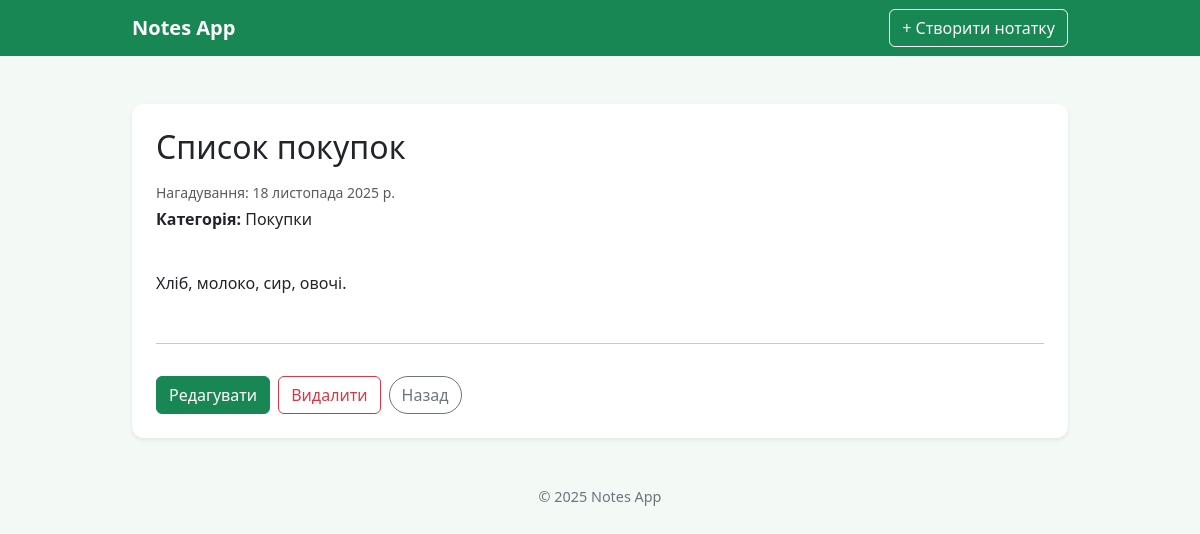
The page /2/ on the database as committed earlier.
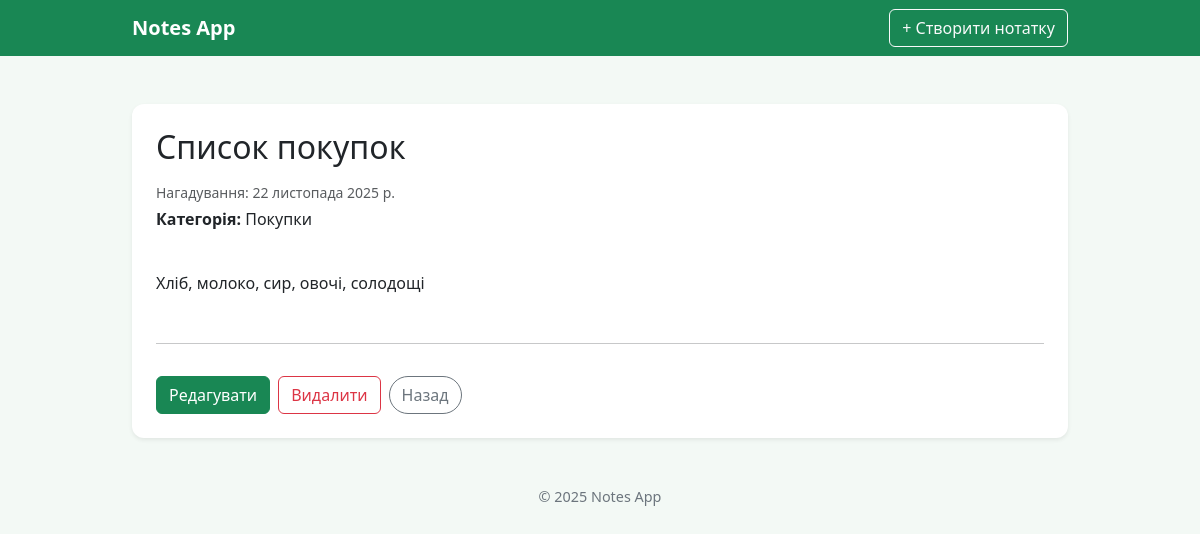
The same page on the database as committed later.
### notes/models.py (models this page shows, shortened)
class Notes(models.Model):
    title = models.CharField(
        max_length=200,
        verbose_name='Назва нотатки'
    )
    text = models.TextField(
        verbose_name='Текст'
    )
    reminder = models.DateField(
        null=True,
        blank=True,
        verbose_name='Дата нагадування'
    )
    category = models.ForeignKey(
        Category,
        on_delete=models.CASCADE,  # якщо видалять, то зникнуть нотатки
        related_name="notes",      # для доступу до category.notes.all()
        verbose_name='Категорія'
    )
    class Meta:
        ordering = ["-reminder", "title"]  #сортування, де нагадування ближче
        verbose_name = 'Нотатка'
        verbose_name_plural = 'Нотатки'

class Category(models.Model):
    title = models.CharField(
        max_length=200,
        verbose_name='Назва категорії'
    )
    class Meta:
        ordering = ['title']
        verbose_name = 'Категорія'
        verbose_name_plural = 'Категорії'

### notes/views.py (the view)
# urls.py: path('<int:pk>/', note_detail_view, name='note_detail'),
def note_detail_view(request, pk):
    note = get_object_or_404(Notes, pk=pk)
    return render(request, 'note_detail.html', {'note': note})

### notes/templates/note_detail.html (shortened to what this page needs)
{% extends 'base.html' %}
{% block content %}
<div class="container-main mx-auto">
    <div class="card p-4 shadow-sm mb-4">
        <h2 class="mb-3">{{ note.title }}</h2>
        <p class="text-muted small mb-1">
            {% if note.reminder %}
                Нагадування: {{ note.reminder }}
            {% else %}
                <span class="text-secondary">Без нагадування</span>
            {% endif %}
        </p>
        <p class="mb-2">
            <strong>Категорія:</strong> {{ note.category.title }}
        </p>
        <p class="mt-3">{{ note.text|linebreaks }}</p>
        <hr>
        <div class="d-flex gap-2 mt-3">
            <a href="{% url 'notes:edit_note' note.id %}" class="btn btn-success">
                Редагувати
            </a>
            <a href="{% url 'notes:delete_note' note.id %}"
               class="btn btn-outline-danger">
                Видалити
            </a>
            <a href="{% url 'notes:index' %}" class="btn btn-outline-secondary">
                Назад
            </a>
        </div>
    </div>
</div>
{% endblock %}

Rows that differ between the two databases and show on the page:
changed Notes "Список покупок": reminder "18 листопада 2025 р." → "22 листопада 2025 р."; text "Хліб, молоко, сир, овочі." → "Хліб, молоко, сир, овочі, солодощі"
